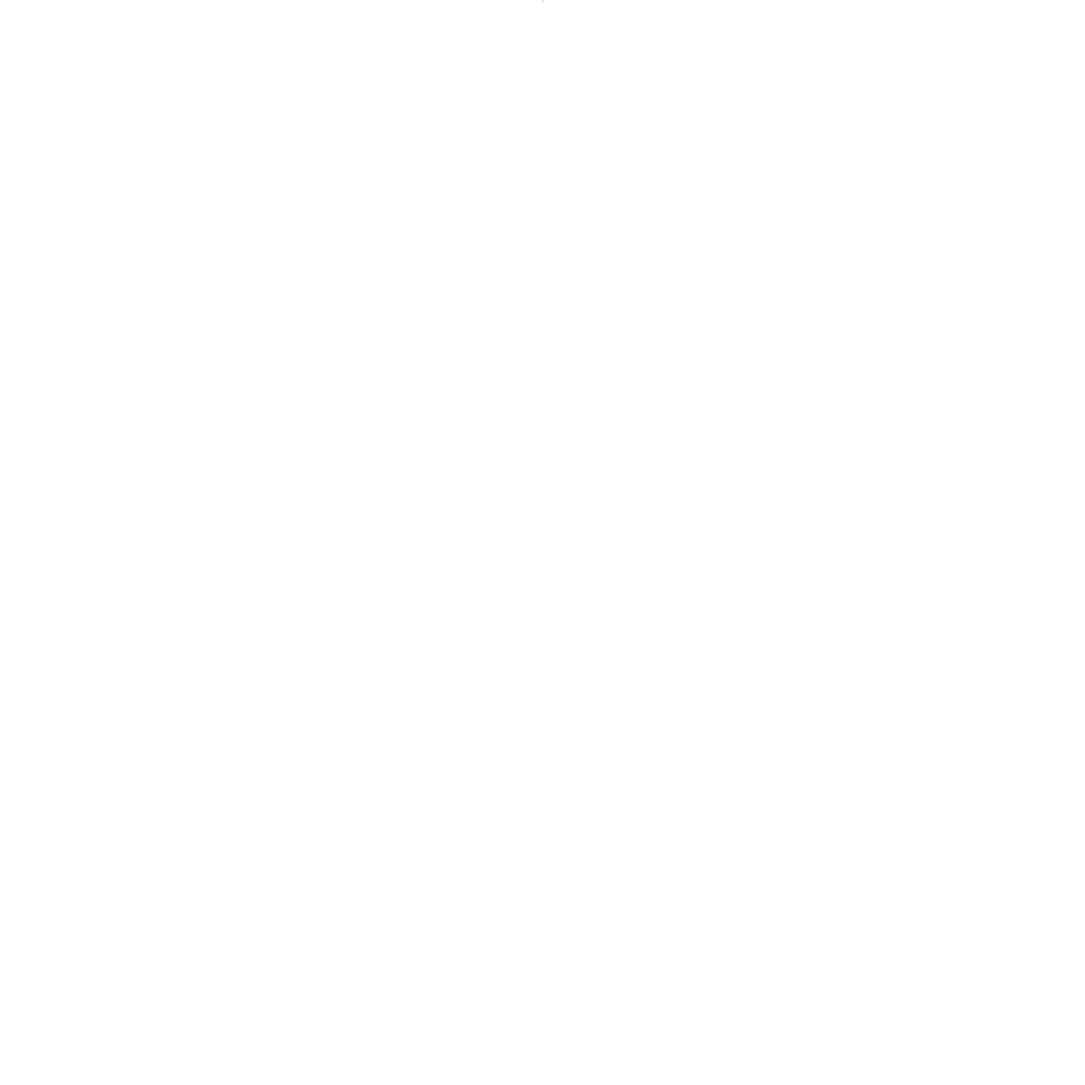
Frame 1 (no input)
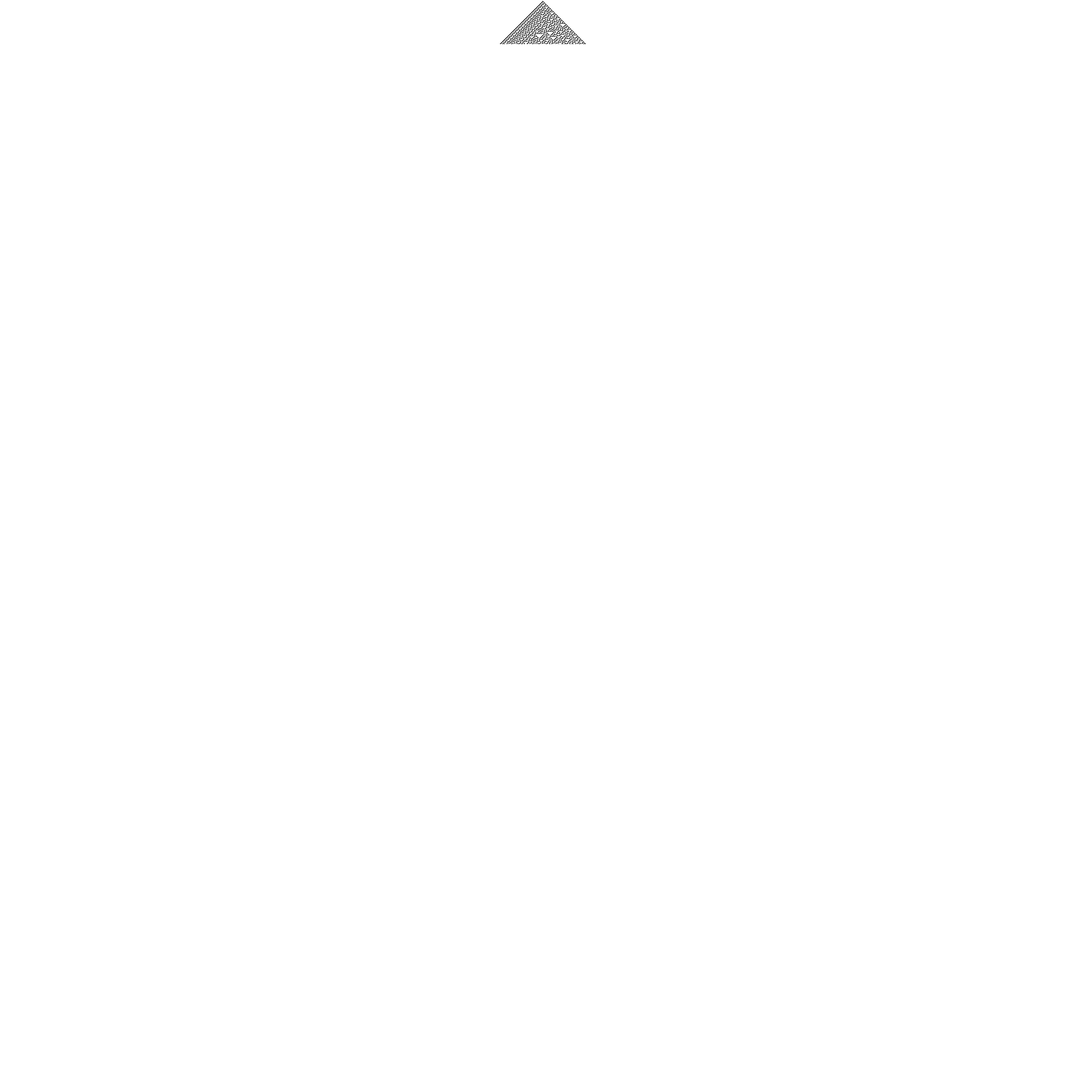
Frame 60 (the mouse pressed at the canvas centre just before this capture)
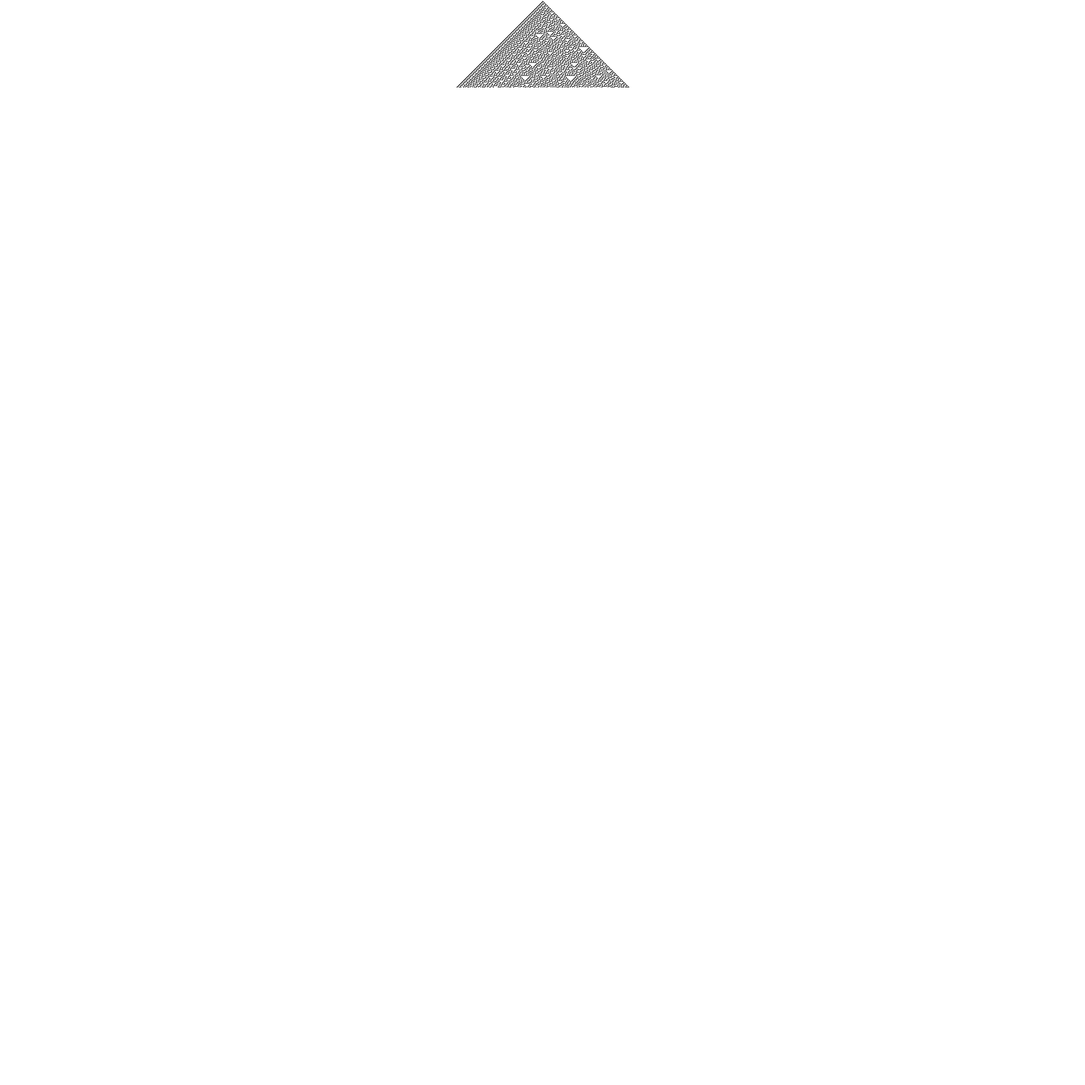
Frame 120 (the mouse held since frame 60 and released just before this capture)

The Processing sketch that drew these frames (run headless with seeded random() and noise(); from frame 60 on, the mouse is pressed at the canvas centre):

// Processing sketch: CellularAutomata
// ── CellularAutomata.pde
int xLength = 1500;
int yLength = 1500;
int[] lineArray = new int[xLength];
int lineFeed = 0;

void setup()
{
  background(255);
  for (int i = 0; i < lineArray.length; i++)
  {
    lineArray[i] = 0;
    if (i == lineArray.length / 2)
    {
      lineArray[i] = 1;
    }
  }

  size(1500, 1500);
}

void draw()
{
  boolean atBottom = false;

  if (atBottom || lineFeed >= yLength)
  {
    atBottom = true;
    loadPixels();
    for (int i = 0; i < (yLength-1)*xLength; i++)
    {
      pixels[i] = pixels[i+xLength];
    }
    updatePixels();
  }

  if (!atBottom)
  {
    lineFeed++;
    translate(0, lineFeed);
    drawArr(lineArray);
    nextEvolution(lineArray);
  } else
  {
    translate(0, yLength -1);
    drawArr(lineArray);
    nextEvolution(lineArray);
  }
}

void drawArr(int[] arr)
{
  for (int i = 0; i < arr.length; i++)
  {
    if (arr[i] == 1)
    {
      stroke(0, 0, 0);
      point(i, 0);
    } else
    {
      stroke(255, 255, 255);
      point(i, 0);
    }
  }
}

void nextEvolution(int[] arr)
{
  int[] tempArray = new int[arr.length];

  for (int i = 0; i < arr.length; i++)
  {
    if (i == 0)
    {
      tempArray[i] = ruleprocess(arr[arr.length-1], arr[i], arr[i+1]);
    } else if (i == arr.length -1)
    {
      tempArray[i] = ruleprocess(arr[i-1], arr[i], arr[0]);
    } else
    {
      tempArray[i] = ruleprocess(arr[i-1], arr[i], arr[i+1]);
    }
  }

  lineArray = tempArray;
}

// Rule 90
int ruleprocess(int one, int two, int three)
{
  int answer = 0;

  if (one == 0 && two == 0 && three == 0)
  {
    answer = 0;
  } else if (one == 0 && two == 0 && three == 1)
  {
    answer = 1;
  } else if (one == 0 && two == 1 && three == 0)
  {
    answer = 1;
  } else if (one == 1 && two == 0 && three == 0)
  {
    answer = 1;
  } else if (one == 0 && two == 1 && three == 1)
  {
    answer = 1;
  } else if (one == 1 && two == 0 && three == 1)
  {
    answer = 0;
  } else if (one == 1 && two == 1 && three == 0)
  {
    answer = 0;
  } else if (one == 1 && two == 1 && three == 1)
  {
    answer = 0;
  }

  return answer;
}
